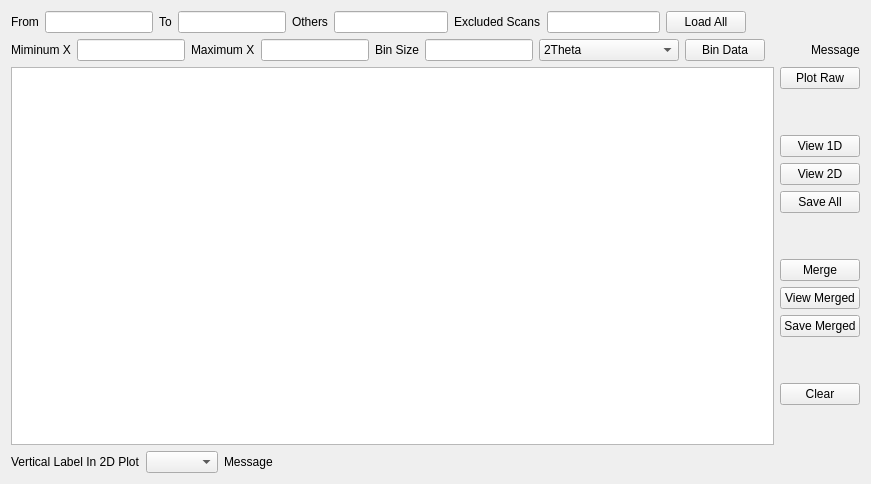
          <widget class="QWidget" name="tab_merge">
           <attribute name="title">
            <string>Multiple Scans</string>
           </attribute>
           <layout class="QGridLayout" name="gridLayout_6">
            <item row="0" column="0">
             <layout class="QVBoxLayout" name="verticalLayout_merge">
              <item>
               <layout class="QHBoxLayout" name="horizontalLayout_19">
                <item>
                 <widget class="QLabel" name="label_8">
                  <property name="toolTip">
                   <string>&lt;html&gt;&lt;head/&gt;&lt;body&gt;&lt;p&gt;Starting scan number&lt;/p&gt;&lt;/body&gt;&lt;/html&gt;</string>
                  </property>
                  <property name="text">
                   <string>From</string>
                  </property>
                 </widget>
                </item>
                <item>
                 <widget class="QLineEdit" name="lineEdit_scanStart">
                  <property name="sizePolicy">
                   <sizepolicy hsizetype="Fixed" vsizetype="Fixed">
                    <horstretch>0</horstretch>
                    <verstretch>0</verstretch>
                   </sizepolicy>
                  </property>
                 </widget>
                </item>
                <item>
                 <widget class="QLabel" name="label_9">
                  <property name="toolTip">
                   <string>&lt;html&gt;&lt;head/&gt;&lt;body&gt;&lt;p&gt;Last scan number included &lt;/p&gt;&lt;/body&gt;&lt;/html&gt;</string>
                  </property>
                  <property name="text">
                   <string>To</string>
                  </property>
                 </widget>
                </item>
                <item>
                 <widget class="QLineEdit" name="lineEdit_scanEnd">
                  <property name="sizePolicy">
                   <sizepolicy hsizetype="Fixed" vsizetype="Fixed">
                    <horstretch>0</horstretch>
                    <verstretch>0</verstretch>
                   </sizepolicy>
                  </property>
                 </widget>
                </item>
                <item>
                 <widget class="QLabel" name="label_12">
                  <property name="text">
                   <string>Others</string>
                  </property>
                 </widget>
                </item>
                <item>
                 <widget class="QLineEdit" name="lineEdit_extraScans"/>
                </item>
                <item>
                 <widget class="QLabel" name="label_10">
                  <property name="toolTip">
                   <string>&lt;html&gt;&lt;head/&gt;&lt;body&gt;&lt;p&gt;Scan numbers that are excluded from merging beween 'from' and 'to'&lt;/p&gt;&lt;/body&gt;&lt;/html&gt;</string>
                  </property>
                  <property name="text">
                   <string>Excluded Scans</string>
                  </property>
                 </widget>
                </item>
                <item>
                 <widget class="QLineEdit" name="lineEdit_exclScans"/>
                </item>
                <item>
                 <widget class="QPushButton" name="pushButton_loadMultData">
                  <property name="text">
                   <string>Load All</string>
                  </property>
                 </widget>
                </item>
                <item>
                 <spacer name="horizontalSpacer_13">
                  <property name="orientation">
                   <enum>Qt::Horizontal</enum>
                  </property>
                  <property name="sizeHint" stdset="0">
                   <size>
                    <width>40</width>
                    <height>20</height>
                   </size>
                  </property>
                 </spacer>
                </item>
               </layout>
              </item>
              <item>
               <layout class="QHBoxLayout" name="horizontalLayout_18">
                <item>
                 <widget class="QLabel" name="label_15">
                  <property name="text">
                   <string>Miminum X</string>
                  </property>
                 </widget>
                </item>
                <item>
                 <widget class="QLineEdit" name="lineEdit_mergeMinX">
                  <property name="sizePolicy">
                   <sizepolicy hsizetype="Preferred" vsizetype="Fixed">
                    <horstretch>0</horstretch>
                    <verstretch>0</verstretch>
                   </sizepolicy>
                  </property>
                  <property name="minimumSize">
                   <size>
                    <width>0</width>
                    <height>0</height>
                   </size>
                  </property>
                 </widget>
                </item>
                <item>
                 <widget class="QLabel" name="label_14">
                  <property name="text">
                   <string>Maximum X</string>
                  </property>
                 </widget>
                </item>
                <item>
                 <widget class="QLineEdit" name="lineEdit_mergeMaxX">
                  <property name="sizePolicy">
                   <sizepolicy hsizetype="Preferred" vsizetype="Fixed">
                    <horstretch>0</horstretch>
                    <verstretch>0</verstretch>
                   </sizepolicy>
                  </property>
                 </widget>
                </item>
                <item>
                 <widget class="QLabel" name="label_16">
                  <property name="text">
                   <string>Bin Size</string>
                  </property>
                 </widget>
                </item>
                <item>
                 <widget class="QLineEdit" name="lineEdit_mergeBinSize">
                  <property name="sizePolicy">
                   <sizepolicy hsizetype="Preferred" vsizetype="Fixed">
                    <horstretch>0</horstretch>
                    <verstretch>0</verstretch>
                   </sizepolicy>
                  </property>
                 </widget>
                </item>
                <item>
                 <widget class="QComboBox" name="comboBox_mscanUnit">
                  <property name="sizePolicy">
                   <sizepolicy hsizetype="Preferred" vsizetype="Fixed">
                    <horstretch>0</horstretch>
                    <verstretch>0</verstretch>
                   </sizepolicy>
                  </property>
                  <property name="minimumSize">
                   <size>
                    <width>140</width>
                    <height>0</height>
                   </size>
                  </property>
                  <item>
                   <property name="text">
                    <string>2Theta</string>
                   </property>
                  </item>
                 </widget>
                </item>
                <item>
                 <widget class="QPushButton" name="pushButton_mscanBin">
                  <property name="text">
                   <string>Bin Data</string>
                  </property>
                 </widget>
                </item>
                <item>
                 <spacer name="horizontalSpacer_3">
                  <property name="orientation">
                   <enum>Qt::Horizontal</enum>
                  </property>
                  <property name="sizeHint" stdset="0">
                   <size>
                    <width>40</width>
                    <height>20</height>
                   </size>
                  </property>
                 </spacer>
                </item>
                <item>
                 <widget class="QLabel" name="label_mergeMessage">
                  <property name="sizePolicy">
                   <sizepolicy hsizetype="Expanding" vsizetype="Preferred">
                    <horstretch>0</horstretch>
                    <verstretch>0</verstretch>
                   </sizepolicy>
                  </property>
                  <property name="text">
                   <string>Message</string>
                  </property>
                 </widget>
                </item>
               </layout>
              </item>
              <item>
               <layout class="QHBoxLayout" name="horizontalLayout_16">
                <item>
                 <layout class="QVBoxLayout" name="verticalLayout_mergeView">
                  <item>
                   <widget class="QGraphicsView" name="graphicsView_mergeRun"/>
                  </item>
                 </layout>
                </item>
                <item>
                 <layout class="QVBoxLayout" name="verticalLayout_11">
                  <item>
                   <widget class="QPushButton" name="pushButton_plotRawMultiScans">
                    <property name="text">
                     <string>Plot Raw</string>
                    </property>
                   </widget>
                  </item>
                  <item>
                   <spacer name="verticalSpacer_11">
                    <property name="orientation">
                     <enum>Qt::Vertical</enum>
                    </property>
                    <property name="sizeType">
                     <enum>QSizePolicy::Preferred</enum>
                    </property>
                    <property name="sizeHint" stdset="0">
                     <size>
                      <width>20</width>
                      <height>40</height>
                     </size>
                    </property>
                   </spacer>
                  </item>
                  <item>
                   <widget class="QPushButton" name="pushButton_viewMScan1D">
                    <property name="text">
                     <string>View 1D</string>
                    </property>
                   </widget>
                  </item>
                  <item>
                   <widget class="QPushButton" name="pushButton_view2D">
                    <property name="text">
                     <string>View 2D</string>
                    </property>
                   </widget>
                  </item>
                  <item>
                   <widget class="QPushButton" name="pushButton_saveAllIndScans">
                    <property name="text">
                     <string>Save All</string>
                    </property>
                   </widget>
                  </item>
                  <item>
                   <spacer name="verticalSpacer_12">
                    <property name="orientation">
                     <enum>Qt::Vertical</enum>
                    </property>
                    <property name="sizeHint" stdset="0">
                     <size>
                      <width>20</width>
                      <height>40</height>
                     </size>
                    </property>
                   </spacer>
                  </item>
                  <item>
                   <widget class="QPushButton" name="pushButton_mergeScans">
                    <property name="text">
                     <string>Merge</string>
                    </property>
                   </widget>
                  </item>
                  <item>
                   <widget class="QPushButton" name="pushButton_viewMerge">
                    <property name="text">
                     <string>View Merged</string>
                    </property>
                   </widget>
                  </item>
                  <item>
                   <widget class="QPushButton" name="pushButton_saveMerge">
                    <property name="text">
                     <string>Save Merged</string>
                    </property>
                   </widget>
                  </item>
                  <item>
                   <spacer name="verticalSpacer_19">
                    <property name="orientation">
                     <enum>Qt::Vertical</enum>
                    </property>
                    <property name="sizeType">
                     <enum>QSizePolicy::Preferred</enum>
                    </property>
                    <property name="sizeHint" stdset="0">
                     <size>
                      <width>20</width>
                      <height>40</height>
                     </size>
                    </property>
                   </spacer>
                  </item>
                  <item>
                   <widget class="QPushButton" name="pushButton_clearMultCanvas">
                    <property name="text">
                     <string>Clear</string>
                    </property>
                   </widget>
                  </item>
                  <item>
                   <spacer name="verticalSpacer_10">
                    <property name="orientation">
                     <enum>Qt::Vertical</enum>
                    </property>
                    <property name="sizeHint" stdset="0">
                     <size>
                      <width>20</width>
                      <height>40</height>
                     </size>
                    </property>
                   </spacer>
                  </item>
                 </layout>
                </item>
               </layout>
              </item>
              <item>
               <layout class="QHBoxLayout" name="horizontalLayout_20">
                <item>
                 <widget class="QLabel" name="label_13">
                  <property name="text">
                   <string>Vertical Label In 2D Plot</string>
                  </property>
                 </widget>
                </item>
                <item>
                 <widget class="QComboBox" name="comboBox_2"/>
                </item>
                <item>
                 <widget class="QLabel" name="label_7">
                  <property name="sizePolicy">
                   <sizepolicy hsizetype="Expanding" vsizetype="Preferred">
                    <horstretch>0</horstretch>
                    <verstretch>0</verstretch>
                   </sizepolicy>
                  </property>
                  <property name="text">
                   <string>Message</string>
                  </property>
                 </widget>
                </item>
               </layout>
              </item>
             </layout>
            </item>
           </layout>
          </widget>
